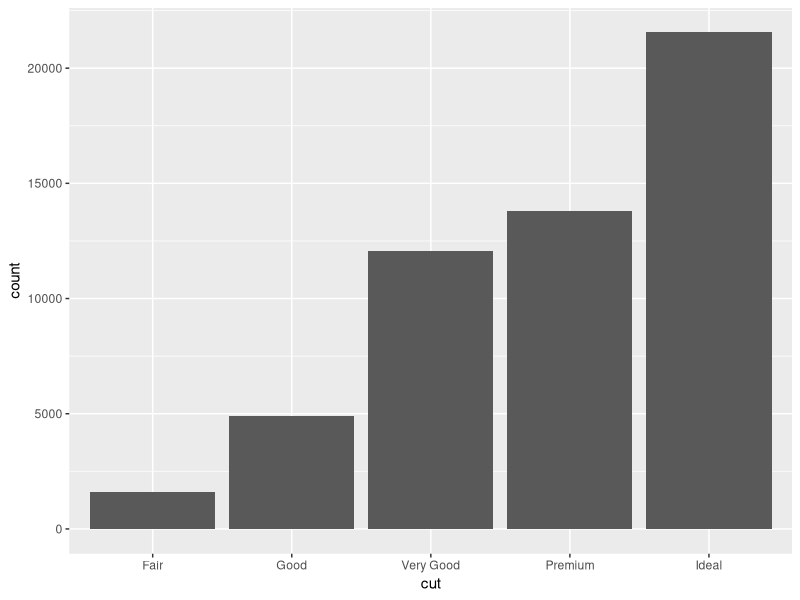
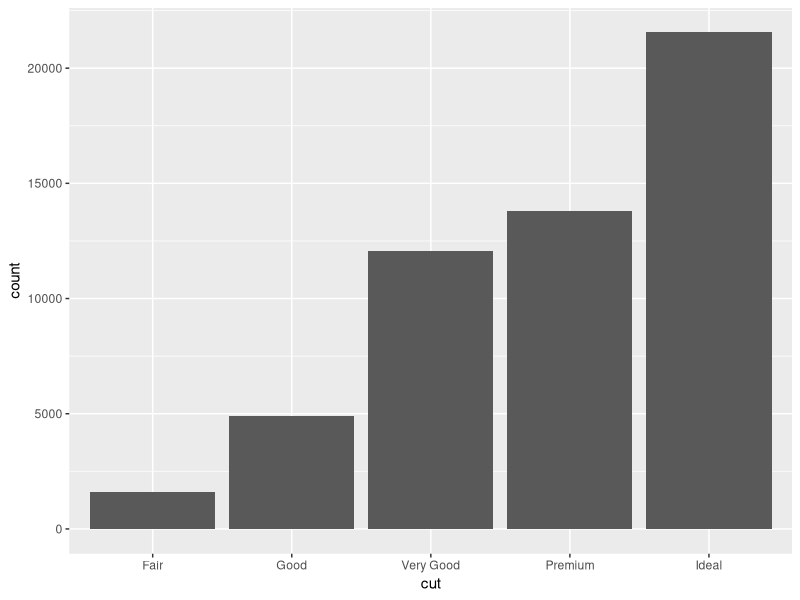
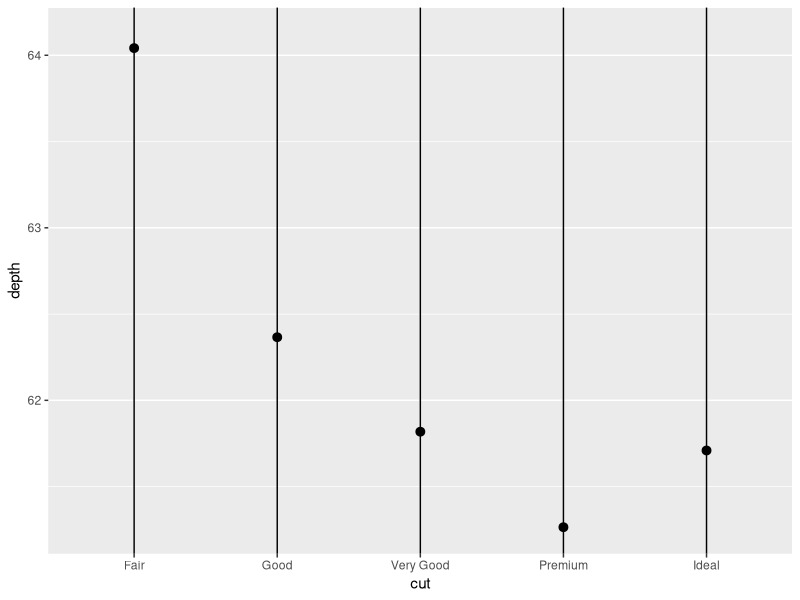
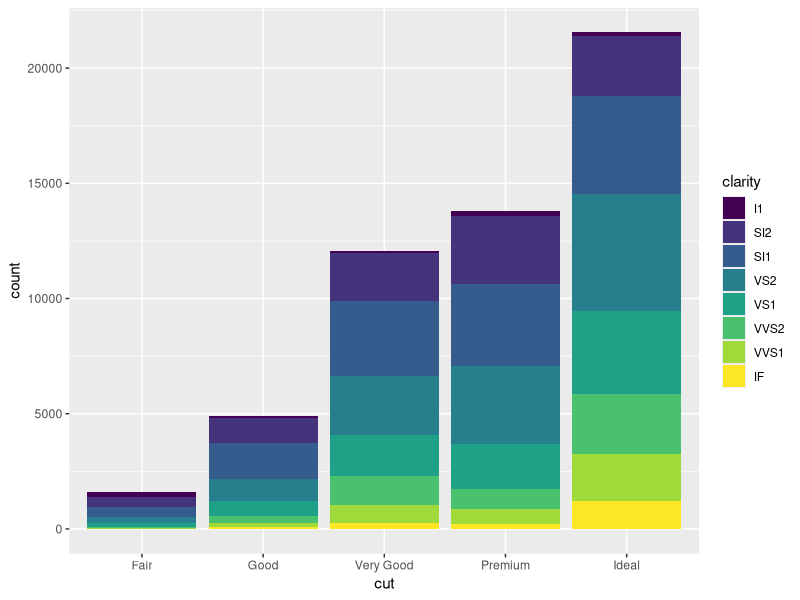

The R script that drew these images, in order:
# Exercise 2: More ggplot2 Grammar

# Install and load `ggplot2`
# install.packages("ggplot2") # if needed
library(ggplot2)

# For this exercise you will again be working with the `diamonds` data set.
# Use `?diamonds` to review details about this data set

## Statistical Transformations

# Draw a bar chart of the diamonds data, organized by cut
# The height of each bar is based on the "count" (number) of diamonds with that cut
ggplot(diamonds, mapping=aes(x=cut)) +
  geom_bar()

# Use the `stat_count` to apply the statistical transformation "count" to the diamonds
# by cut. You do not need a separate geometry layer!
ggplot(diamonds, mapping=aes(x=cut)) +
  stat_count()


# Use the `stat_summary` function to draw a chart with a summary layer.
# Map the x-position to diamond `cut`, and the y-position to diamond `depth`
# Bonus: use `min` as the function ymin, `max` as the function ymax, and `median` as the function y
ggplot(diamonds, mapping=aes(x=cut, y=depth)) +
  stat_summary(min=min(), max=max())

## Position Adjustments
# Draw a bar chart of diamond data organized by cut, with each bar filled by clarity.
# You should see a _stacked_ bar chart.
ggplot(diamonds, mapping=aes(x=cut, fill=clarity)) +
  stat_count()

# Draw the same chart again, but with each element positioned to "fill" the y axis


# Draw the same chart again, but with each element positioned to "dodge" each other


# Draw a plot with point geometry with the x-position mapped to `cut` and the y-position mapped to `clarity`
# This creates a "grid" grouping the points


# Use the "jitter" position adjustment to keep the points from all overlapping!
# (This works a little better with a sample of diamond data, such as from the previous exercise).



## Scales

# Draw a "boxplot" (with `geom_boxplot()`) for the diamond's price (y) by color (x)


# This has a lot of outliers, making it harder to read. To fix this, draw the same plot but
# with a _logarithmic_ scale for the y axis.


# For another version, draw the same plot but with `violin` geometry instead of `boxplot` geometry!
# How does the logarithmic scale change the data presentation?


# Another interesting plot: draw a plot of the diamonds price (y) by carat (x), using a heatmap of 2d bins
# (geom_bin2d)
# What happens when you make the x and y channels scale logarithmically?


# Draw a scatter plot for the diamonds  price (y) by carat (x). Color each point by the clarity
# (Remember, this will take a while. Use a sample of the diamonds for faster results)


# Change the color of the previous plot using a ColorBrewer scale of your choice. What looks nice?



## Coordinate Systems

# Draw a bar chart with x-position and fill color BOTH mapped to cut
# For best results, SET the `width` of the geometry to be 1 (fill plot, no space between)
# You can save this to a variable for easier modifications


# Draw the same chart, but with the coordinate system flipped


# Draw the same chart, but in a polar coordinate system. Now you have a Coxcomb chart!



## Facets

# Take the scatter plot of price by carat data (colored by clarity) and add _facets_ based on
# the diamond's `color`



## Saving Plots

# Use the `ggsave()` function to save one of your plots (the most recent one generated) to disk.
# Name the output file "my-plot.png".
# Make sure you've set the working directory!!
